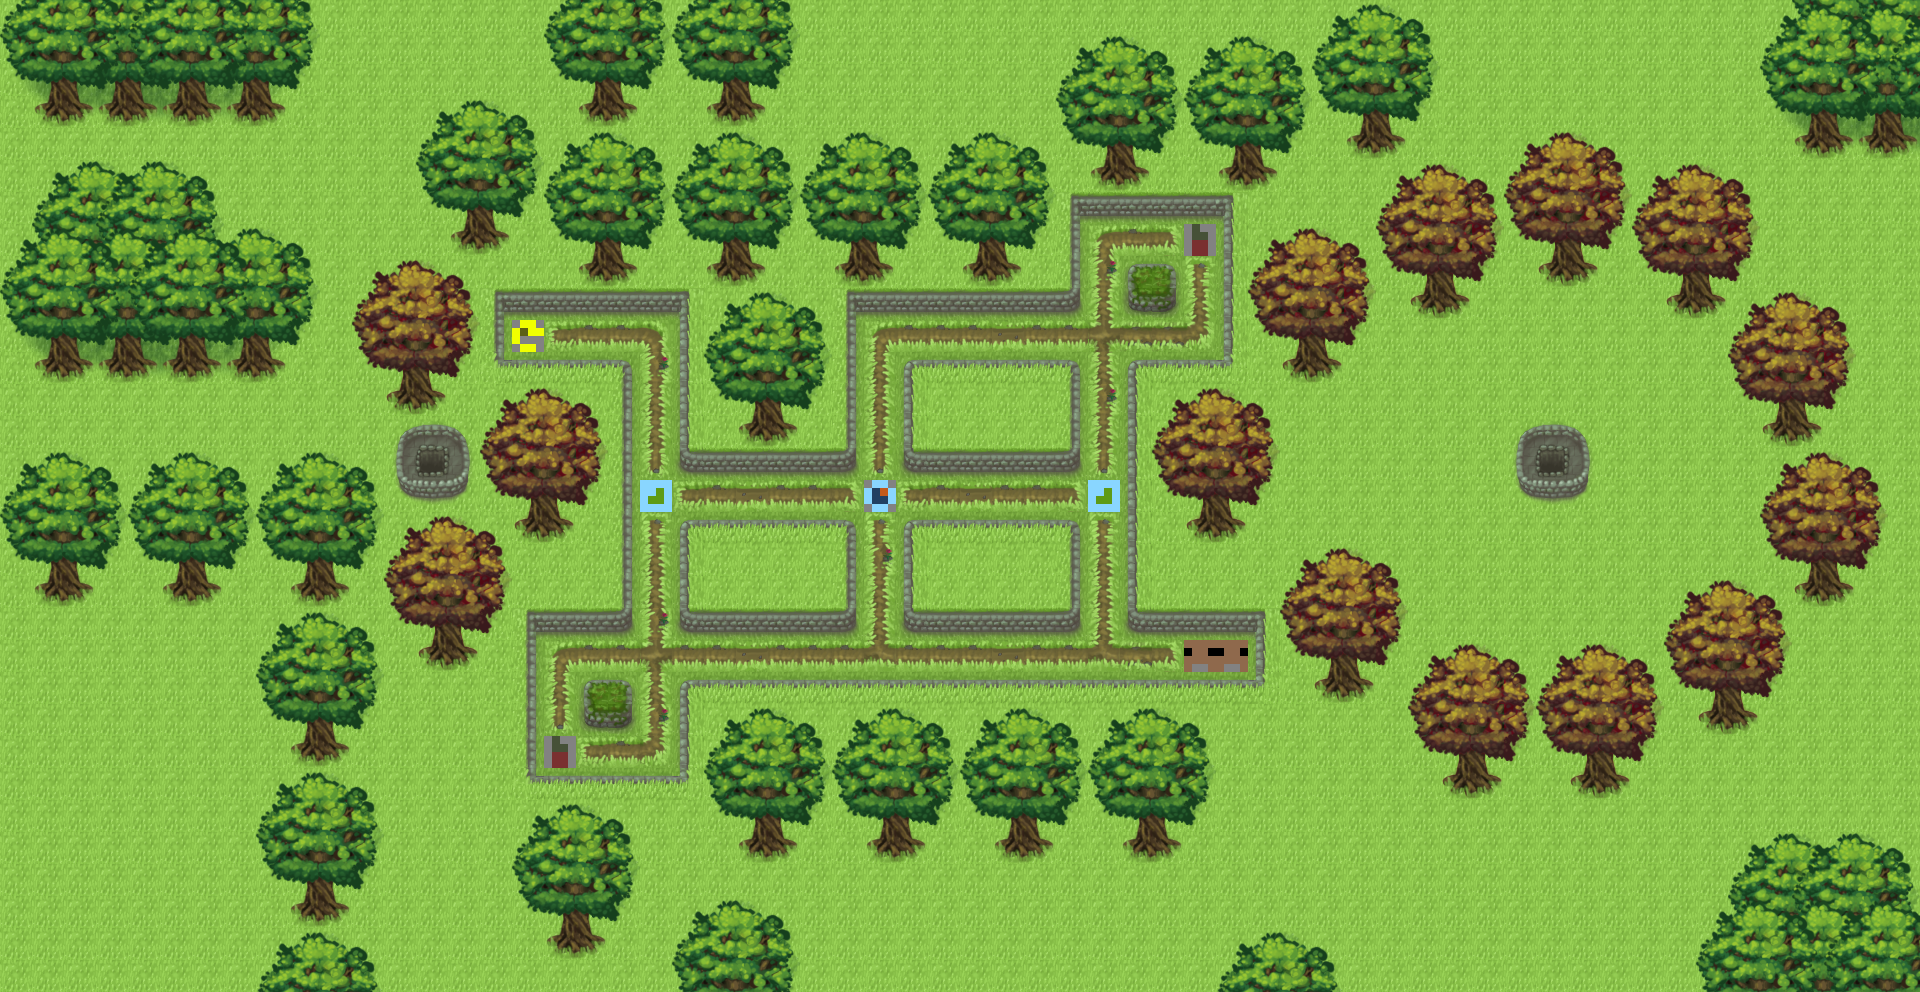

This game map was drawn from its Tiled (.tmx) file and the tilesets committed beside it. A one-line description and the trimmed map source follow:
An orthogonal 60x31 tile map with 32x32 px tiles, 2 tile layers (background, THE_ONE_LAYER).

<map version="1.0" orientation="orthogonal" width="60" height="31" tilewidth="32" tileheight="32">
 <tileset firstgid="1" name="tilemap_garden" tilewidth="32" tileheight="32">
  <image source="../Textures/tilemap_garden.png" width="960" height="960" />
 </tileset>
 <layer name="background" width="60" height="31">
  <data>[1860 cells, 2 non-empty, 2 distinct tile ids]</data>
 </layer>
 <layer name="THE_ONE_LAYER" width="60" height="31">
  <data>[1860 cells, 1860 non-empty, 146 distinct tile ids]</data>
 </layer>
 <objectgroup name="object" width="60" height="31" />
 <objectgroup name="collision" width="60" height="31" />
</map>
